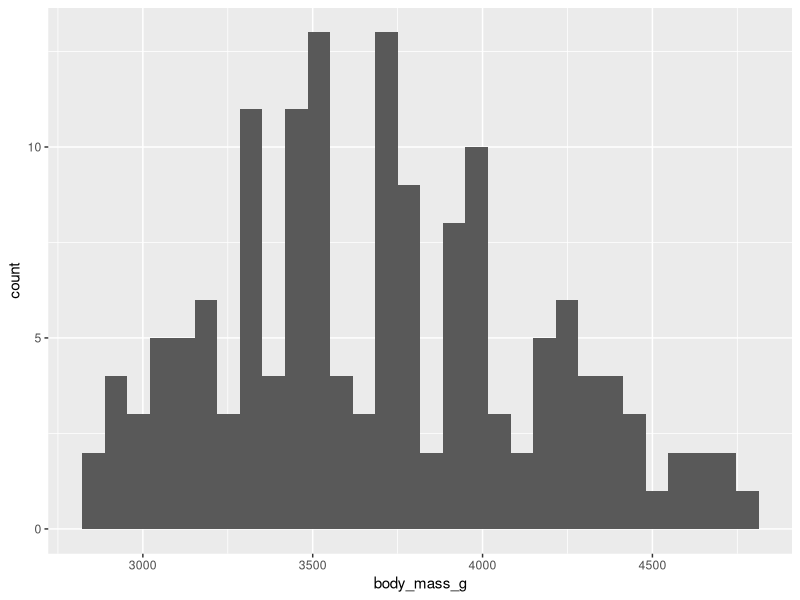
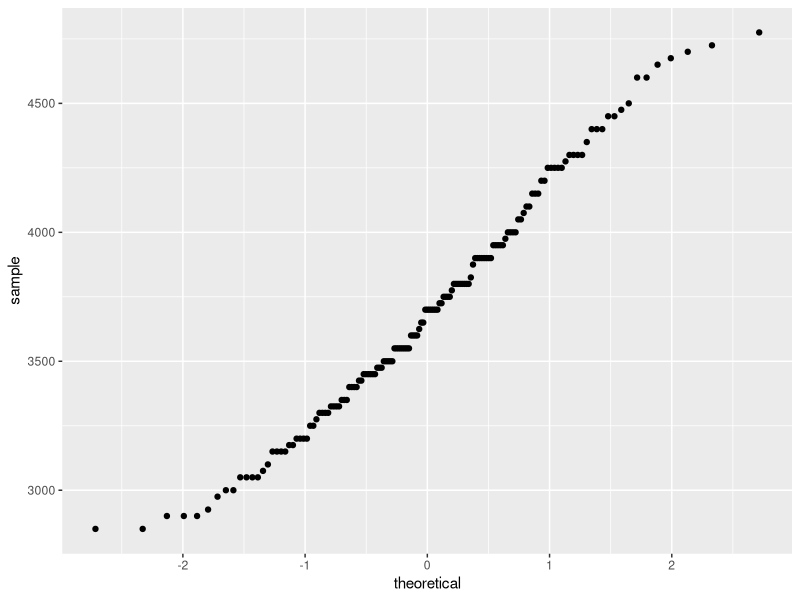
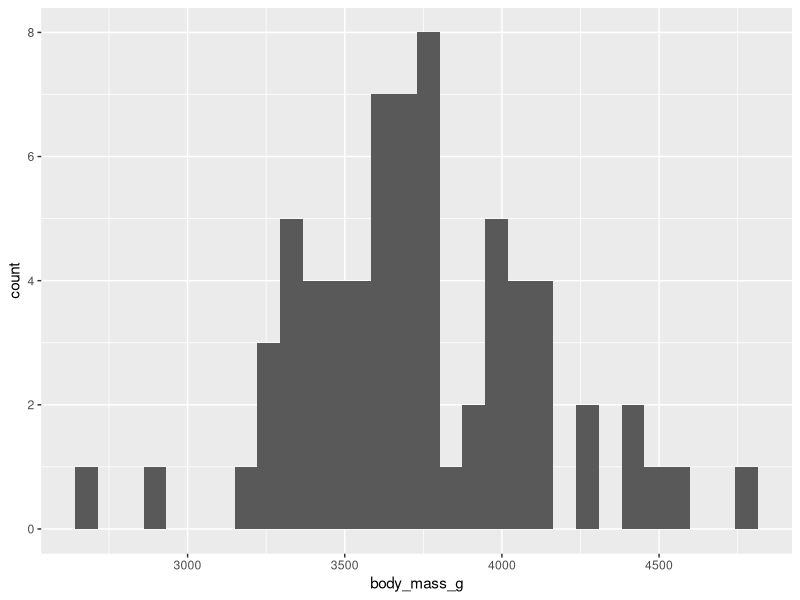
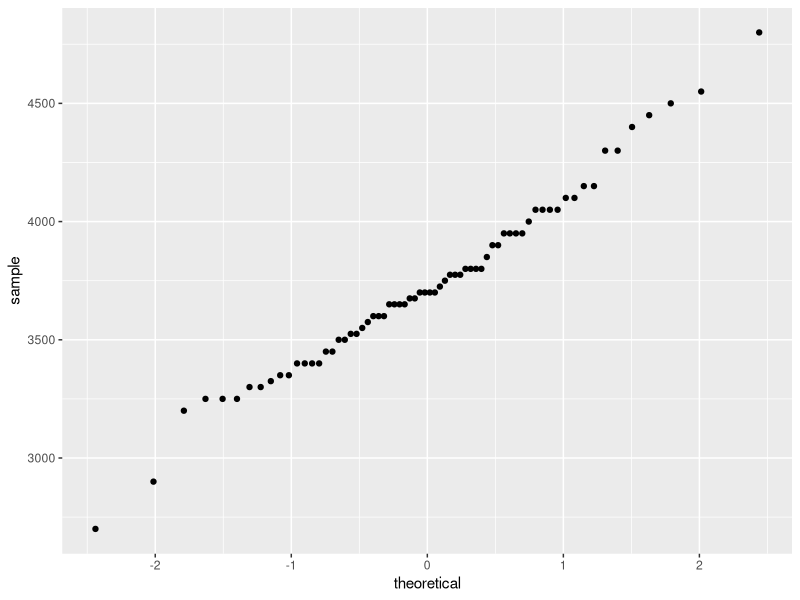
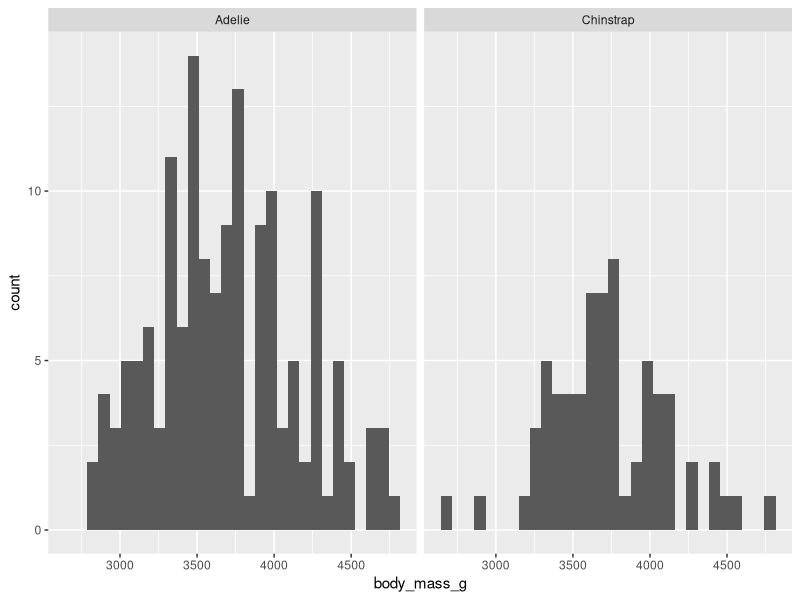
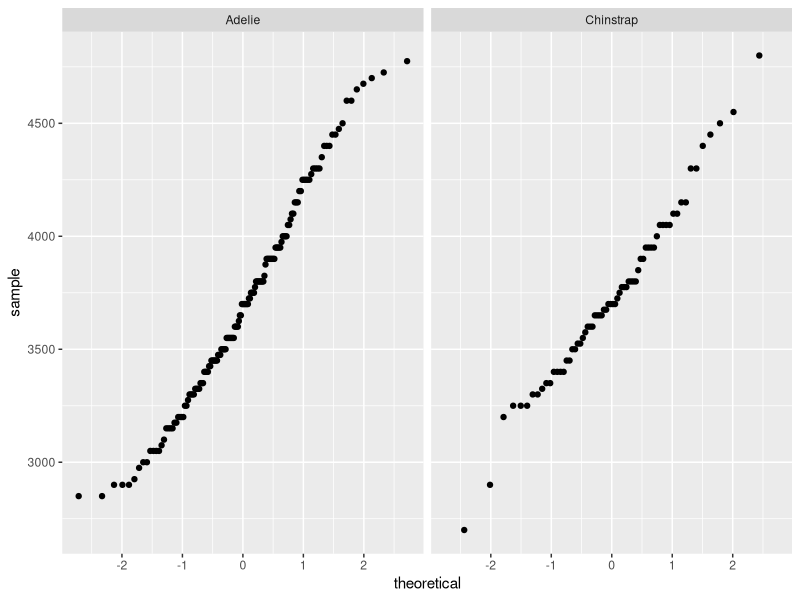
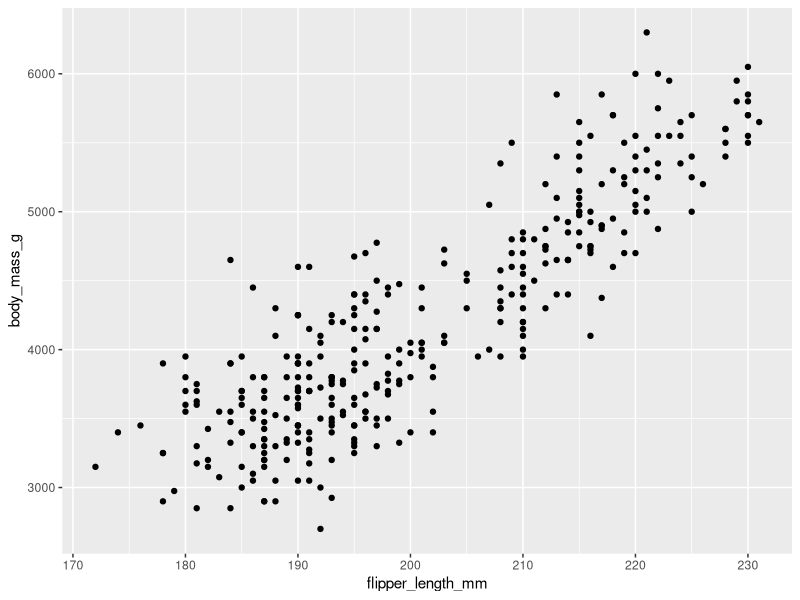
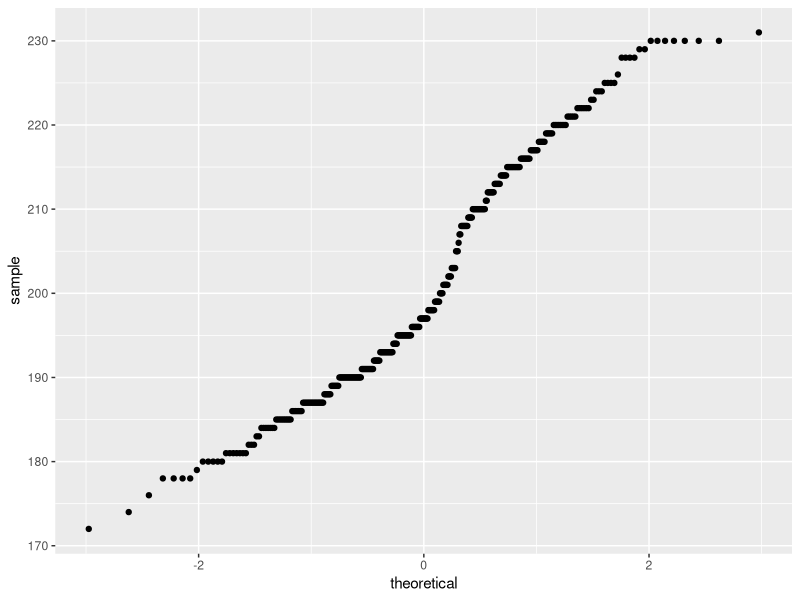

Source code (R) for these figures, in order:
library(tidyverse)
library(palmerpenguins)
library(rstatix)

#Question 1
adelie = penguins %>%
  filter(species == "Adelie")
head(adelie)
summary(adelie)

pdf('figures/adelie_body_mass.pdf', width=7, height=5)
ggplot(data=adelie) +
  geom_histogram(aes(x=body_mass_g))
dev.off()

mean(adelie$body_mass_g, na.rm=TRUE)
sd(adelie$body_mass_g, na.rm=TRUE)

#outlier test to check for any outliers
adelie %>% 
  identify_outliers(body_mass_g)

# Q-Q plot to check normality assumption
pdf('figures/adelie_qq.pdf', width=7, height=5)
ggplot(data=adelie) + 
  stat_qq(aes(sample=body_mass_g))
dev.off()

#Adelie t-test - used a one sample t-test
t.test(adelie$body_mass_g, mu=4700) # base r version
adelie %>%                          #dplyr version
  t_test(body_mass_g ~ 1, mu=4700)

#Effect size
adelie %>% cohens_d(body_mass_g ~ 1, mu = 4700)

# The Adelie body mass was significantly different from the literature, with a p-value of 5.06e-59 and an effect size of -2.18.

#Question 2
chinstrap = penguins %>%
  filter(species == "Chinstrap")
head(chinstrap)
summary(chinstrap)

pdf('figures/chinstrap_body_mass.pdf', width=7, height=5)
ggplot(data=chinstrap) +
  geom_histogram(aes(x=body_mass_g))
dev.off()

mean(chinstrap$body_mass_g, na.rm=TRUE)
sd(chinstrap$body_mass_g, na.rm=TRUE)

#outlier test to check for any outliers
chinstrap %>% 
  identify_outliers(body_mass_g)

# Q-Q plot to check normality assumption
pdf('figures/chinstrap_qq.pdf', width=7, height=5)
ggplot(data=chinstrap) + 
  stat_qq(aes(sample=body_mass_g))
dev.off()

#Chinstrap t-test - used a one sample t-test; body mass comes from: Sanz, J.J. (1995). Field Metabolic Rates of Breeding Chinstrap Penguins (Pygoscelis antarctica) in the South Shetlands. Physiological Zoology, 69(3), 586-598. 
t.test(chinstrap$body_mass_g, mu=3790) # base r version
chinstrap %>%                          #dplyr version
  t_test(body_mass_g ~ 1, mu=3790)

#Effect size
chinstrap %>% cohens_d(body_mass_g ~ 1, mu = 3790)

# The Chinstrap body mass was not significantly different from the literature, with a p-value of 0.226 and an effect size of -0.148.

#Question 3 - used an independent sample t-test

adelie_vs_chinstrap = penguins %>%
  filter(species %in% c("Chinstrap", "Adelie"),
         !is.na(body_mass_g)) %>%
  select(species, body_mass_g) %>%
  droplevels() 
glimpse(adelie_vs_chinstrap)

# summary stats
adelie_vs_chinstrap %>%
  group_by(species) %>%
  summarize(mean=mean(body_mass_g), sd=sd(body_mass_g))

# histogram
pdf('figures/adelie_vs_chinstrap_bodymass.pdf', height = 7, width = 5)
ggplot(aes(x=body_mass_g), data=adelie_vs_chinstrap) + 
  geom_histogram() + 
  facet_wrap(~species)
dev.off()

# check outliers 
adelie_vs_chinstrap %>%
  group_by(species) %>%
  identify_outliers(body_mass_g)
#chinstrap has two outliers that are not extreme

# check normality - looks pretty good
pdf('figures/adelie_vs_chinstrap_qq.pdf', height = 7, width = 5)
ggplot(adelie_vs_chinstrap) + 
  stat_qq(aes(sample=body_mass_g)) + 
  facet_wrap(~species)
dev.off()

# check equality of variance - p = 0.0291 which is >0.05, so we can accept null and go ahead
adelie_vs_chinstrap %>% levene_test(body_mass_g ~ species)

# t-test
t.test(adelie_vs_chinstrap$body_mass_g ~ adelie_vs_chinstrap$species) # base R 

adelie_vs_chinstrap %>% 
  t_test(body_mass_g~species) # dplyr version

# p = 0.588; must accept the null hypothesis that the two masses are not significantly different

#effect size - -0.0766; negligible
adelie_vs_chinstrap %>% cohens_d(body_mass_g~species)

# Question 4: 
summary(penguins)
pdf('figures/flipper_vs_bodymass_all.pdf', height=7, width=5)
ggplot() + 
  geom_point(aes(x=flipper_length_mm, y=body_mass_g), data=penguins)
dev.off()
# figure shows what appears to be a strong positive correlation with no outliers

#check normality assumption
pdf('figures/flipper_qq_all.pdf', height=7, width=5)
ggplot(penguins) + 
  stat_qq(aes(sample=flipper_length_mm))
dev.off()
pdf('figures/bodymass_qq_all.pdf', height=7, width=5)
ggplot(penguins) +
  stat_qq(aes(sample=body_mass_g))
dev.off()
#both figures show good normality; most lie within -1 and 1

#check correlation
cor(x=penguins$flipper_length_mm, y=penguins$body_mass_g, use="complete.obs") # gives only coefficient r
cor.test(x=penguins$flipper_length_mm, y=penguins$body_mass_g, use="complete.obs") # gives t, df, p, r
# r = 0.87; high correlation!

#graph
library(GGally)
pdf('figures/flipper_vs_bodymass_matrix_all.pdf', height = 7, width = 5)
penguins %>%
  select(flipper_length_mm, body_mass_g) %>%
  ggpairs()
dev.off()

#Question 5:
pdf('figures/flipper_vs_bodymass_species.pdf', height=7, width=5)
ggplot() + 
  geom_point(aes(x=flipper_length_mm, y=body_mass_g), data=penguins) + 
  facet_wrap(~species)
dev.off()
# figure shows what appears to be a strong positive correlation with 1 or 2 outliers max

#check normality assumption
pdf('figures/flipper_qq_species.pdf', height=7, width=5)
ggplot(penguins) + 
  stat_qq(aes(sample=flipper_length_mm)) + 
  facet_wrap(~species)
dev.off()
pdf('figures/bodymass_qq_species.pdf', height=7, width=5)
ggplot(penguins) +
  stat_qq(aes(sample=body_mass_g)) + 
  facet_wrap(~species)
dev.off()
#both figures show good normality; most lie within -1 and 1

#check correlation
adelie = penguins %>%
  filter(species == "Adelie")
gentoo = penguins %>%
  filter(species == "Gentoo")
chinstrap = penguins %>%
  filter(species == "Chinstrap")

cor(x=adelie$flipper_length_mm, y=adelie$body_mass_g, use="complete.obs") # gives only coefficient r
# r = 0.47
cor(x=gentoo$flipper_length_mm, y=gentoo$body_mass_g, use="complete.obs")
# r = 0.70
cor(x=chinstrap$flipper_length_mm, y=chinstrap$body_mass_g, use="complete.obs")
# r = 0.64

#graph
library(GGally)
pdf('figures/flipper_vs_bodymass_matrix_species.pdf', height = 7, width = 5)
penguins %>%
  group_by(species) %>%
  select(flipper_length_mm, body_mass_g) %>%
  ggpairs(aes(color=species))
dev.off()

# most correlated in Gentoo, least correlated in Adelie




